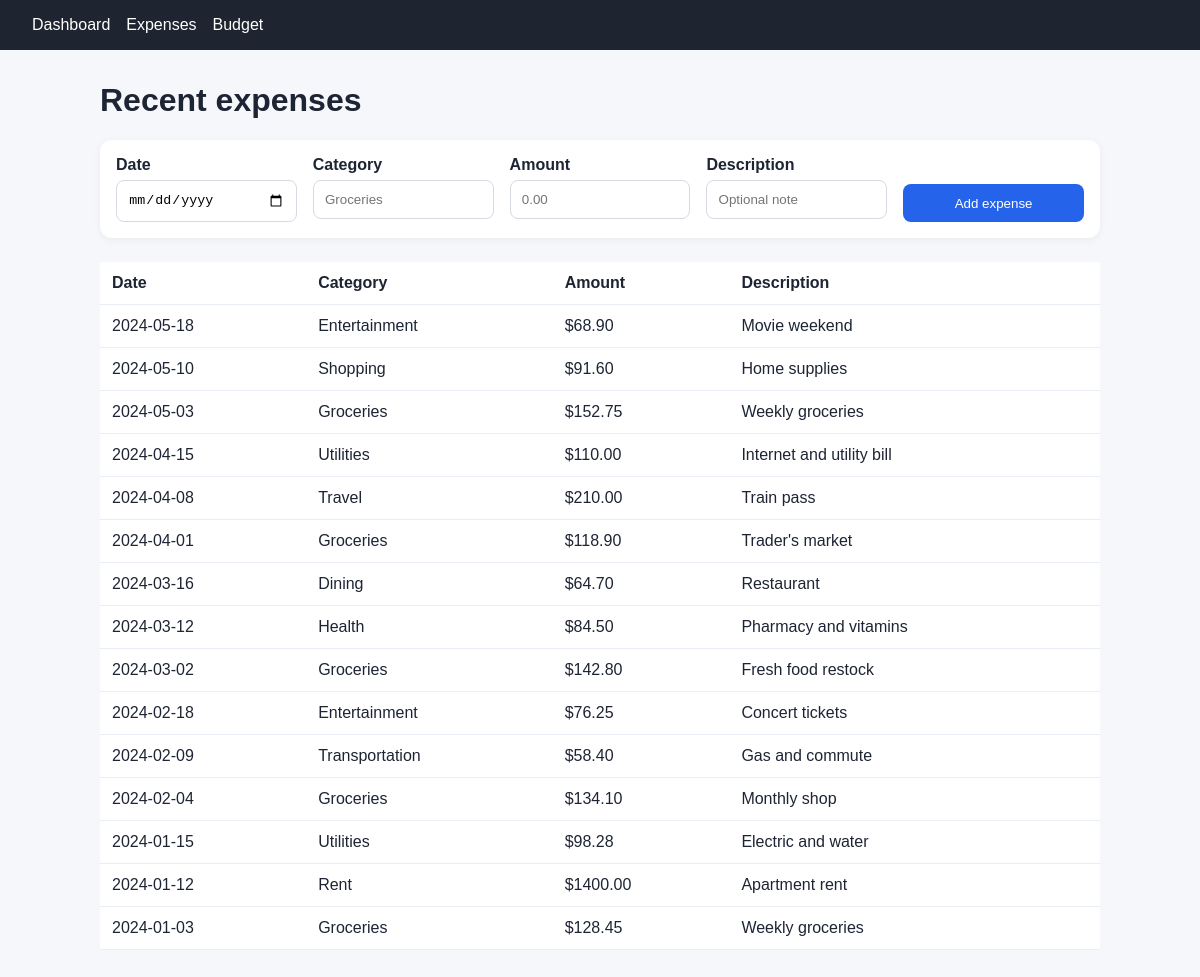
Before: /expenses with the older database file.
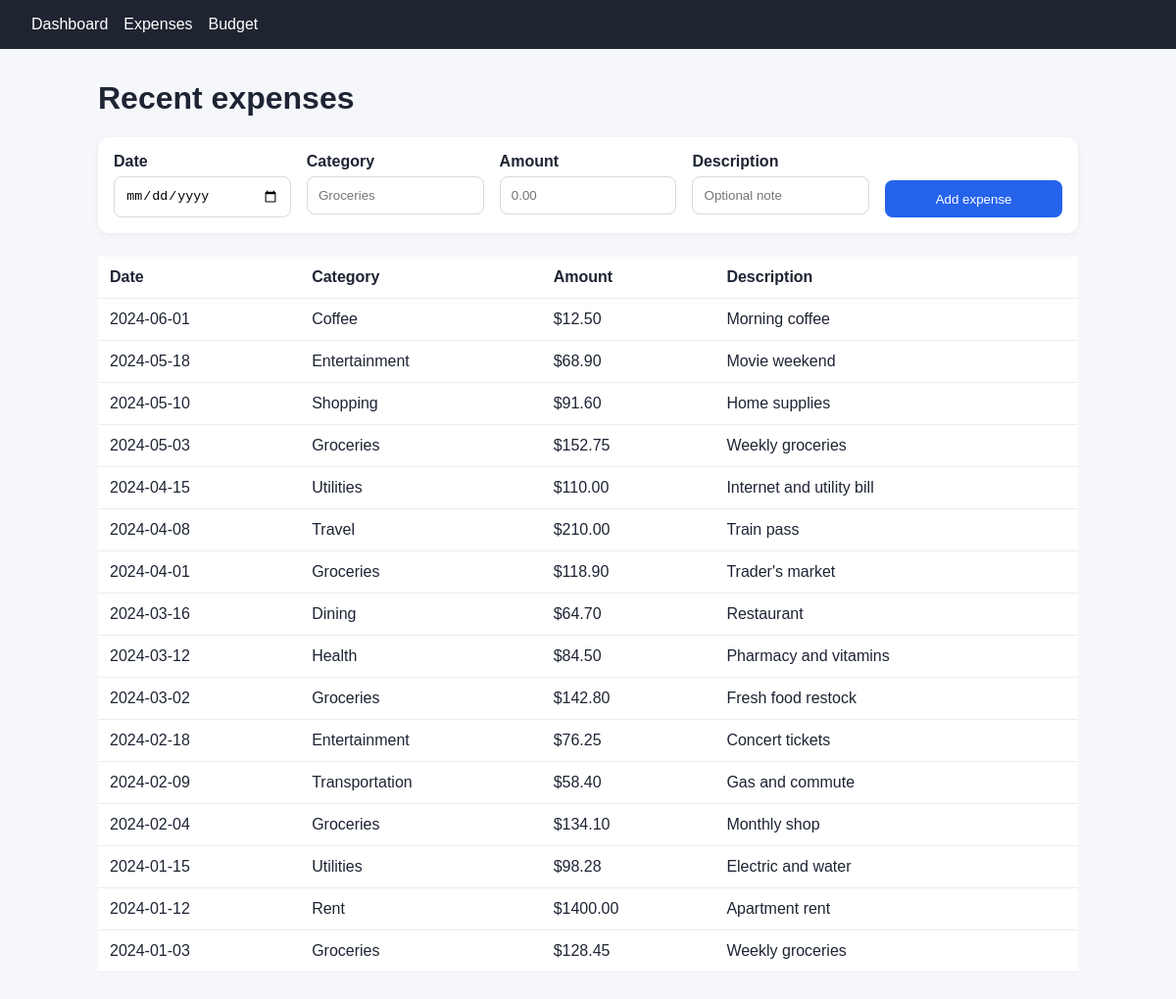
After: the same page with the newer database file.
### tables this page shows
CREATE TABLE expenses (
                id INTEGER PRIMARY KEY AUTOINCREMENT,
                date TEXT NOT NULL,
                category TEXT NOT NULL,
                amount REAL NOT NULL,
                description TEXT,
                created_at TEXT DEFAULT CURRENT_TIMESTAMP
            );

### app.py (the view)
@app.route("/expenses")
def expenses():
    data = load_expenses_from_db(DB_PATH)
    return render_template("expenses.html", title="Expenses", expenses=data)

### app.py (called while the page is built)
def ensure_database_seeded():
    init_db(DB_PATH)
    from pocketlab.db import connect_db
    conn = connect_db(DB_PATH)
    try:
        count = conn.execute("SELECT COUNT(*) FROM expenses").fetchone()[0]
    finally:
        conn.close()
    if count == 0:
        seed_database(RAW_DATA_PATH, DB_PATH)

@app.before_request
def initialize_app_state():
    ensure_database_seeded()

### pocketlab/db.py (called while the page is built)
def connect_db(db_path: str | Path | None = None):
    target = Path(db_path) if db_path else DB_PATH
    target.parent.mkdir(parents=True, exist_ok=True)
    conn = sqlite3.connect(str(target))
    conn.row_factory = sqlite3.Row
    return conn

def init_db(db_path: str | Path | None = None):
    conn = connect_db(db_path)
    try:
        conn.execute(
            """
            CREATE TABLE IF NOT EXISTS expenses (
                id INTEGER PRIMARY KEY AUTOINCREMENT,
                date TEXT NOT NULL,
                category TEXT NOT NULL,
                amount REAL NOT NULL,
                description TEXT,
                created_at TEXT DEFAULT CURRENT_TIMESTAMP
            )
            """
        )
        conn.commit()
    finally:
        conn.close()

def load_expenses_from_db(db_path: str | Path | None = None):
    conn = connect_db(db_path)
    try:
        rows = conn.execute(
            "SELECT id, date, category, amount, description FROM expenses ORDER BY date DESC, id DESC"
        ).fetchall()
    finally:
        conn.close()
    return [dict(row) for row in rows]

### templates/expenses.html
{% extends 'base.html' %}
{% block content %}
<h1>Recent expenses</h1>
<form id="expense-form" class="expense-form">
  <label>
    Date
    <input type="date" name="date" required>
  </label>
  <label>
    Category
    <input type="text" name="category" placeholder="Groceries" required>
  </label>
  <label>
    Amount
    <input type="number" name="amount" step="0.01" min="0" placeholder="0.00" required>
  </label>
  <label>
    Description
    <input type="text" name="description" placeholder="Optional note">
  </label>
  <button type="submit">Add expense</button>
</form>
<table>
  <thead>
    <tr>
      <th>Date</th>
      <th>Category</th>
      <th>Amount</th>
      <th>Description</th>
    </tr>
  </thead>
  <tbody id="expense-table-body">
    {% for item in expenses %}
    <tr data-id="{{ item.id }}">
      <td>{{ item.date }}</td>
      <td>{{ item.category }}</td>
      <td>${{ '%.2f' % item.amount }}</td>
      <td>{{ item.description or '' }}</td>
    </tr>
    {% endfor %}
  </tbody>
</table>
{% endblock %}

### templates/base.html (shortened to what this page needs)
<!doctype html>
<html lang="en">
  <head>
    <link rel="stylesheet" href="{{ url_for('static', filename='css/style.css') }}">
  </head>
  <body>
    <nav class="nav">
      <a href="{{ url_for('dashboard') }}">Dashboard</a>
      <a href="{{ url_for('expenses') }}">Expenses</a>
      <a href="{{ url_for('budget') }}">Budget</a>
    </nav>
    <main class="container">
      {% block content %}{% endblock %}
    </main>
  </body>
</html>

### static/css/style.css (style rules this page uses)
body { font-family: Arial, sans-serif; margin: 0; background: #f6f7fb; color: #1d2433; }
.nav { background: #1e2430; padding: 1rem 2rem; display: flex; gap: 1rem; }
.nav a { color: white; text-decoration: none; }
.container { max-width: 1000px; margin: 2rem auto; padding: 0 1rem; }
.expense-form { display: grid; grid-template-columns: repeat(auto-fit, minmax(150px, 1fr)); gap: 1rem; background: white; border-radius: 12px; padding: 1rem; margin-bottom: 1.5rem; box-shadow: 0 2px 8px rgba(0,0,0,0.05); }
.expense-form label { display: flex; flex-direction: column; gap: 0.35rem; font-weight: 600; }
.expense-form input, .expense-form button { padding: 0.7rem; border-radius: 8px; border: 1px solid #d5dae3; }
.expense-form button { background: #2563eb; color: white; border: none; align-self: end; cursor: pointer; }
table { width: 100%; border-collapse: collapse; background: white; }
th, td { border-bottom: 1px solid #e9edf5; padding: 0.75rem; text-align: left; }

Changed rows visible on the page:
added expenses: date "2024-06-01", category "Coffee", amount "12.50", description "Morning coffee"
